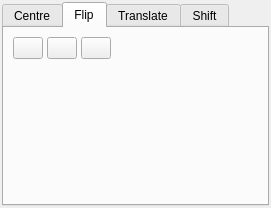
<ui version="4.0" >
 <class>PositionDialog</class>
 <widget class="QDialog" name="PositionDialog" >
  <property name="geometry" >
   <rect>
    <x>0</x>
    <y>0</y>
    <width>251</width>
    <height>208</height>
   </rect>
  </property>
  <property name="sizePolicy" >
   <sizepolicy>
    <hsizetype>1</hsizetype>
    <vsizetype>1</vsizetype>
    <horstretch>0</horstretch>
    <verstretch>0</verstretch>
   </sizepolicy>
  </property>
  <property name="windowTitle" >
   <string>Position Atoms</string>
  </property>
  <layout class="QHBoxLayout" >
   <property name="margin" >
    <number>2</number>
   </property>
   <property name="spacing" >
    <number>4</number>
   </property>
   <item>
    <widget class="QTabWidget" name="tabWidget" >
     <property name="currentIndex" >
      <number>1</number>
     </property>
     <widget class="QWidget" name="CentreTab" >
      <attribute name="title" >
       <string>Centre</string>
      </attribute>
      <layout class="QHBoxLayout" >
       <property name="margin" >
        <number>9</number>
       </property>
       <property name="spacing" >
        <number>6</number>
       </property>
       <item>
        <layout class="QGridLayout" >
         <property name="margin" >
          <number>0</number>
         </property>
         <property name="spacing" >
          <number>6</number>
         </property>
         <item row="0" column="1" >
          <widget class="QDoubleSpinBox" name="CentreXSpin" >
           <property name="sizePolicy" >
            <sizepolicy>
             <hsizetype>7</hsizetype>
             <vsizetype>0</vsizetype>
             <horstretch>0</horstretch>
             <verstretch>0</verstretch>
            </sizepolicy>
           </property>
           <property name="decimals" >
            <number>6</number>
           </property>
          </widget>
         </item>
         <item row="1" column="1" >
          <widget class="QDoubleSpinBox" name="CentreYSpin" >
           <property name="sizePolicy" >
            <sizepolicy>
             <hsizetype>7</hsizetype>
             <vsizetype>0</vsizetype>
             <horstretch>0</horstretch>
             <verstretch>0</verstretch>
            </sizepolicy>
           </property>
           <property name="decimals" >
            <number>6</number>
           </property>
          </widget>
         </item>
         <item row="0" column="0" >
          <widget class="QLabel" name="label_42" >
           <property name="sizePolicy" >
            <sizepolicy>
             <hsizetype>1</hsizetype>
             <vsizetype>5</vsizetype>
             <horstretch>0</horstretch>
             <verstretch>0</verstretch>
            </sizepolicy>
           </property>
           <property name="text" >
            <string>X</string>
           </property>
          </widget>
         </item>
         <item row="2" column="1" >
          <widget class="QDoubleSpinBox" name="CentreZSpin" >
           <property name="sizePolicy" >
            <sizepolicy>
             <hsizetype>7</hsizetype>
             <vsizetype>0</vsizetype>
             <horstretch>0</horstretch>
             <verstretch>0</verstretch>
            </sizepolicy>
           </property>
           <property name="decimals" >
            <number>6</number>
           </property>
          </widget>
         </item>
         <item row="1" column="0" >
          <widget class="QLabel" name="label_40" >
           <property name="sizePolicy" >
            <sizepolicy>
             <hsizetype>1</hsizetype>
             <vsizetype>5</vsizetype>
             <horstretch>0</horstretch>
             <verstretch>0</verstretch>
            </sizepolicy>
           </property>
           <property name="text" >
            <string>Y</string>
           </property>
          </widget>
         </item>
         <item row="2" column="0" >
          <widget class="QLabel" name="label_41" >
           <property name="sizePolicy" >
            <sizepolicy>
             <hsizetype>1</hsizetype>
             <vsizetype>5</vsizetype>
             <horstretch>0</horstretch>
             <verstretch>0</verstretch>
            </sizepolicy>
           </property>
           <property name="text" >
            <string>Z</string>
           </property>
          </widget>
         </item>
        </layout>
       </item>
       <item>
        <layout class="QVBoxLayout" >
         <property name="margin" >
          <number>0</number>
         </property>
         <property name="spacing" >
          <number>6</number>
         </property>
         <item>
          <layout class="QHBoxLayout" >
           <property name="margin" >
            <number>0</number>
           </property>
           <property name="spacing" >
            <number>6</number>
           </property>
           <item>
            <widget class="QPushButton" name="DefineCentreButton" >
             <property name="maximumSize" >
              <size>
               <width>30</width>
               <height>30</height>
              </size>
             </property>
             <property name="toolTip" >
              <string>Define centre from current selection</string>
             </property>
             <property name="text" >
              <string/>
             </property>
             <property name="icon" >
              <iconset resource="icons.qrc" >:/basic/icons/basic_define.svg</iconset>
             </property>
            </widget>
           </item>
           <item>
            <spacer>
             <property name="orientation" >
              <enum>Qt::Horizontal</enum>
             </property>
             <property name="sizeHint" >
              <size>
               <width>40</width>
               <height>20</height>
              </size>
             </property>
            </spacer>
           </item>
          </layout>
         </item>
         <item>
          <spacer>
           <property name="orientation" >
            <enum>Qt::Vertical</enum>
           </property>
           <property name="sizeHint" >
            <size>
             <width>20</width>
             <height>31</height>
            </size>
           </property>
          </spacer>
         </item>
         <item>
          <widget class="QPushButton" name="CentreSelectionButton" >
           <property name="toolTip" >
            <string>Centre current selection at specified coordinates</string>
           </property>
           <property name="text" >
            <string>Centre</string>
           </property>
          </widget>
         </item>
        </layout>
       </item>
      </layout>
     </widget>
     <widget class="QWidget" name="FlipTab" >
      <attribute name="title" >
       <string>Flip</string>
      </attribute>
      <layout class="QVBoxLayout" >
       <property name="margin" >
        <number>9</number>
       </property>
       <property name="spacing" >
        <number>6</number>
       </property>
       <item>
        <layout class="QHBoxLayout" >
         <property name="margin" >
          <number>0</number>
         </property>
         <property name="spacing" >
          <number>4</number>
         </property>
         <item>
          <widget class="QPushButton" name="FlipXButton" >
           <property name="enabled" >
            <bool>true</bool>
           </property>
           <property name="sizePolicy" >
            <sizepolicy>
             <hsizetype>0</hsizetype>
             <vsizetype>0</vsizetype>
             <horstretch>0</horstretch>
             <verstretch>0</verstretch>
            </sizepolicy>
           </property>
           <property name="maximumSize" >
            <size>
             <width>30</width>
             <height>30</height>
            </size>
           </property>
           <property name="toolTip" >
            <string>Flip current selection about X axis</string>
           </property>
           <property name="text" >
            <string/>
           </property>
           <property name="icon" >
            <iconset resource="icons.qrc" >:/transform/icons/transform_flipx.svg</iconset>
           </property>
           <property name="checkable" >
            <bool>false</bool>
           </property>
          </widget>
         </item>
         <item>
          <widget class="QPushButton" name="FlipYButton" >
           <property name="enabled" >
            <bool>true</bool>
           </property>
           <property name="sizePolicy" >
            <sizepolicy>
             <hsizetype>0</hsizetype>
             <vsizetype>0</vsizetype>
             <horstretch>0</horstretch>
             <verstretch>0</verstretch>
            </sizepolicy>
           </property>
           <property name="maximumSize" >
            <size>
             <width>30</width>
             <height>30</height>
            </size>
           </property>
           <property name="toolTip" >
            <string>Flip current selection about Y axis</string>
           </property>
           <property name="text" >
            <string/>
           </property>
           <property name="icon" >
            <iconset resource="icons.qrc" >:/transform/icons/transform_flipy.svg</iconset>
           </property>
           <property name="checkable" >
            <bool>false</bool>
           </property>
          </widget>
         </item>
         <item>
          <widget class="QPushButton" name="FlipZButton" >
           <property name="enabled" >
            <bool>true</bool>
           </property>
           <property name="sizePolicy" >
            <sizepolicy>
             <hsizetype>0</hsizetype>
             <vsizetype>0</vsizetype>
             <horstretch>0</horstretch>
             <verstretch>0</verstretch>
            </sizepolicy>
           </property>
           <property name="maximumSize" >
            <size>
             <width>30</width>
             <height>30</height>
            </size>
           </property>
           <property name="toolTip" >
            <string>Flip current selection about Z axis</string>
           </property>
           <property name="text" >
            <string/>
           </property>
           <property name="icon" >
            <iconset resource="icons.qrc" >:/transform/icons/transform_flipz.svg</iconset>
           </property>
           <property name="checkable" >
            <bool>false</bool>
           </property>
          </widget>
         </item>
         <item>
          <spacer>
           <property name="orientation" >
            <enum>Qt::Horizontal</enum>
           </property>
           <property name="sizeHint" >
            <size>
             <width>40</width>
             <height>20</height>
            </size>
           </property>
          </spacer>
         </item>
        </layout>
       </item>
       <item>
        <spacer>
         <property name="orientation" >
          <enum>Qt::Vertical</enum>
         </property>
         <property name="sizeHint" >
          <size>
           <width>20</width>
           <height>40</height>
          </size>
         </property>
        </spacer>
       </item>
      </layout>
     </widget>
     <widget class="QWidget" name="TranslateTab" >
      <attribute name="title" >
       <string>Translate</string>
      </attribute>
      <layout class="QVBoxLayout" >
       <property name="margin" >
        <number>9</number>
       </property>
       <property name="spacing" >
        <number>6</number>
       </property>
       <item>
        <layout class="QHBoxLayout" >
         <property name="margin" >
          <number>0</number>
         </property>
         <property name="spacing" >
          <number>4</number>
         </property>
         <item>
          <widget class="QGroupBox" name="TranslateFrameGroup" >
           <property name="sizePolicy" >
            <sizepolicy>
             <hsizetype>7</hsizetype>
             <vsizetype>1</vsizetype>
             <horstretch>0</horstretch>
             <verstretch>0</verstretch>
            </sizepolicy>
           </property>
           <property name="toolTip" >
            <string>Select frame of reference for translation</string>
           </property>
           <property name="title" >
            <string>Frame</string>
           </property>
           <layout class="QVBoxLayout" >
            <property name="margin" >
             <number>0</number>
            </property>
            <property name="spacing" >
             <number>4</number>
            </property>
            <item>
             <widget class="QRadioButton" name="TranslateModelFrameRadio" >
              <property name="sizePolicy" >
               <sizepolicy>
                <hsizetype>0</hsizetype>
                <vsizetype>0</vsizetype>
                <horstretch>0</horstretch>
                <verstretch>0</verstretch>
               </sizepolicy>
              </property>
              <property name="toolTip" >
               <string>Use Cartesian frame for translation</string>
              </property>
              <property name="text" >
               <string>Model</string>
              </property>
              <property name="checked" >
               <bool>true</bool>
              </property>
             </widget>
            </item>
            <item>
             <widget class="QRadioButton" name="TranslateWorldFrameRadio" >
              <property name="sizePolicy" >
               <sizepolicy>
                <hsizetype>0</hsizetype>
                <vsizetype>0</vsizetype>
                <horstretch>0</horstretch>
                <verstretch>0</verstretch>
               </sizepolicy>
              </property>
              <property name="toolTip" >
               <string>Use view frame for translation</string>
              </property>
              <property name="text" >
               <string>World</string>
              </property>
             </widget>
            </item>
            <item>
             <widget class="QRadioButton" name="TranslateCellFrameRadio" >
              <property name="sizePolicy" >
               <sizepolicy>
                <hsizetype>0</hsizetype>
                <vsizetype>0</vsizetype>
                <horstretch>0</horstretch>
                <verstretch>0</verstretch>
               </sizepolicy>
              </property>
              <property name="toolTip" >
               <string>Use cell frame for translation</string>
              </property>
              <property name="text" >
               <string>Cell</string>
              </property>
             </widget>
            </item>
           </layout>
          </widget>
         </item>
         <item>
          <layout class="QVBoxLayout" >
           <property name="margin" >
            <number>0</number>
           </property>
           <property name="spacing" >
            <number>4</number>
           </property>
           <item>
            <layout class="QHBoxLayout" >
             <property name="margin" >
              <number>0</number>
             </property>
             <property name="spacing" >
              <number>4</number>
             </property>
             <item>
              <spacer>
               <property name="orientation" >
                <enum>Qt::Horizontal</enum>
               </property>
               <property name="sizeType" >
                <enum>QSizePolicy::Expanding</enum>
               </property>
               <property name="sizeHint" >
                <size>
                 <width>8</width>
                 <height>20</height>
                </size>
               </property>
              </spacer>
             </item>
             <item>
              <widget class="QPushButton" name="TranslatePosYButton" >
               <property name="maximumSize" >
                <size>
                 <width>30</width>
                 <height>30</height>
                </size>
               </property>
               <property name="toolTip" >
                <string>Translate along positive Y axis</string>
               </property>
               <property name="text" >
                <string/>
               </property>
               <property name="icon" >
                <iconset resource="icons.qrc" >:/arrows/icons/arrow_up.svg</iconset>
               </property>
              </widget>
             </item>
             <item>
              <spacer>
               <property name="orientation" >
                <enum>Qt::Horizontal</enum>
               </property>
               <property name="sizeType" >
                <enum>QSizePolicy::Expanding</enum>
               </property>
               <property name="sizeHint" >
                <size>
                 <width>21</width>
                 <height>20</height>
                </size>
               </property>
              </spacer>
             </item>
            </layout>
           </item>
           <item>
            <layout class="QHBoxLayout" >
             <property name="margin" >
              <number>0</number>
             </property>
             <property name="spacing" >
              <number>4</number>
             </property>
             <item>
              <widget class="QPushButton" name="TranslateNegXButton" >
               <property name="maximumSize" >
                <size>
                 <width>30</width>
                 <height>30</height>
                </size>
               </property>
               <property name="toolTip" >
                <string>Translate along negative X axis</string>
               </property>
               <property name="text" >
                <string/>
               </property>
               <property name="icon" >
                <iconset resource="icons.qrc" >:/arrows/icons/arrow_left.svg</iconset>
               </property>
              </widget>
             </item>
             <item>
              <spacer>
               <property name="orientation" >
                <enum>Qt::Horizontal</enum>
               </property>
               <property name="sizeHint" >
                <size>
                 <width>40</width>
                 <height>20</height>
                </size>
               </property>
              </spacer>
             </item>
             <item>
              <widget class="QPushButton" name="TranslatePosXButton" >
               <property name="maximumSize" >
                <size>
                 <width>30</width>
                 <height>30</height>
                </size>
               </property>
               <property name="toolTip" >
                <string>Translate along positive X axis</string>
               </property>
               <property name="text" >
                <string/>
               </property>
               <property name="icon" >
                <iconset resource="icons.qrc" >:/arrows/icons/arrow_right.svg</iconset>
               </property>
              </widget>
             </item>
            </layout>
           </item>
           <item>
            <layout class="QHBoxLayout" >
             <property name="margin" >
              <number>0</number>
             </property>
             <property name="spacing" >
              <number>4</number>
             </property>
             <item>
              <widget class="QPushButton" name="TranslateNegZButton" >
               <property name="maximumSize" >
                <size>
                 <width>30</width>
                 <height>30</height>
                </size>
               </property>
               <property name="toolTip" >
                <string>Translate along negative Z axis</string>
               </property>
               <property name="text" >
                <string/>
               </property>
               <property name="icon" >
                <iconset resource="icons.qrc" >:/arrows/icons/arrow_out.svg</iconset>
               </property>
              </widget>
             </item>
             <item>
              <spacer>
               <property name="orientation" >
                <enum>Qt::Horizontal</enum>
               </property>
               <property name="sizeHint" >
                <size>
                 <width>40</width>
                 <height>20</height>
                </size>
               </property>
              </spacer>
             </item>
             <item>
              <widget class="QPushButton" name="TranslateNegYButton" >
               <property name="maximumSize" >
                <size>
                 <width>30</width>
                 <height>30</height>
                </size>
               </property>
               <property name="toolTip" >
                <string>Translate along negative Y axis</string>
               </property>
               <property name="text" >
                <string/>
               </property>
               <property name="icon" >
                <iconset resource="icons.qrc" >:/arrows/icons/arrow_down.svg</iconset>
               </property>
              </widget>
             </item>
             <item>
              <spacer>
               <property name="orientation" >
                <enum>Qt::Horizontal</enum>
               </property>
               <property name="sizeHint" >
                <size>
                 <width>40</width>
                 <height>20</height>
                </size>
               </property>
              </spacer>
             </item>
             <item>
              <widget class="QPushButton" name="TranslatePosZButton" >
               <property name="maximumSize" >
                <size>
                 <width>30</width>
                 <height>30</height>
                </size>
               </property>
               <property name="toolTip" >
                <string>Translate along positive Z axis</string>
               </property>
               <property name="text" >
                <string/>
               </property>
               <property name="icon" >
                <iconset resource="icons.qrc" >:/arrows/icons/arrow_in.svg</iconset>
               </property>
              </widget>
             </item>
            </layout>
           </item>
          </layout>
         </item>
        </layout>
       </item>
       <item>
        <layout class="QHBoxLayout" >
         <property name="margin" >
          <number>0</number>
         </property>
         <property name="spacing" >
          <number>4</number>
         </property>
         <item>
          <widget class="QLabel" name="label_52" >
           <property name="sizePolicy" >
            <sizepolicy>
             <hsizetype>1</hsizetype>
             <vsizetype>5</vsizetype>
             <horstretch>0</horstretch>
             <verstretch>0</verstretch>
            </sizepolicy>
           </property>
           <property name="text" >
            <string>Shift</string>
           </property>
           <property name="buddy" >
            <cstring>TranslateShiftSpin</cstring>
           </property>
          </widget>
         </item>
         <item>
          <widget class="QDoubleSpinBox" name="TranslateShiftSpin" >
           <property name="sizePolicy" >
            <sizepolicy>
             <hsizetype>7</hsizetype>
             <vsizetype>0</vsizetype>
             <horstretch>0</horstretch>
             <verstretch>0</verstretch>
            </sizepolicy>
           </property>
           <property name="decimals" >
            <number>5</number>
           </property>
           <property name="value" >
            <double>1.000000000000000</double>
           </property>
          </widget>
         </item>
        </layout>
       </item>
      </layout>
     </widget>
     <widget class="QWidget" name="ShiftTab" >
      <attribute name="title" >
       <string>Shift</string>
      </attribute>
      <layout class="QHBoxLayout" >
       <property name="margin" >
        <number>9</number>
       </property>
       <property name="spacing" >
        <number>6</number>
       </property>
       <item>
        <layout class="QGridLayout" >
         <property name="margin" >
          <number>0</number>
         </property>
         <property name="spacing" >
          <number>4</number>
         </property>
         <item row="0" column="1" >
          <widget class="QDoubleSpinBox" name="VectorShiftXSpin" >
           <property name="sizePolicy" >
            <sizepolicy>
             <hsizetype>7</hsizetype>
             <vsizetype>0</vsizetype>
             <horstretch>100</horstretch>
             <verstretch>0</verstretch>
            </sizepolicy>
           </property>
           <property name="decimals" >
            <number>6</number>
           </property>
          </widget>
         </item>
         <item row="0" column="0" >
          <widget class="QLabel" name="label_55" >
           <property name="sizePolicy" >
            <sizepolicy>
             <hsizetype>1</hsizetype>
             <vsizetype>5</vsizetype>
             <horstretch>0</horstretch>
             <verstretch>0</verstretch>
            </sizepolicy>
           </property>
           <property name="text" >
            <string>X</string>
           </property>
          </widget>
         </item>
         <item row="1" column="1" >
          <widget class="QDoubleSpinBox" name="VectorShiftYSpin" >
           <property name="sizePolicy" >
            <sizepolicy>
             <hsizetype>7</hsizetype>
             <vsizetype>0</vsizetype>
             <horstretch>100</horstretch>
             <verstretch>0</verstretch>
            </sizepolicy>
           </property>
           <property name="sizeIncrement" >
            <size>
             <width>12</width>
             <height>0</height>
            </size>
           </property>
           <property name="decimals" >
            <number>6</number>
           </property>
          </widget>
         </item>
         <item row="1" column="0" >
          <widget class="QLabel" name="label_56" >
           <property name="sizePolicy" >
            <sizepolicy>
             <hsizetype>1</hsizetype>
             <vsizetype>5</vsizetype>
             <horstretch>0</horstretch>
             <verstretch>0</verstretch>
            </sizepolicy>
           </property>
           <property name="text" >
            <string>Y</string>
           </property>
          </widget>
         </item>
         <item row="2" column="0" >
          <widget class="QLabel" name="label_57" >
           <property name="sizePolicy" >
            <sizepolicy>
             <hsizetype>1</hsizetype>
             <vsizetype>5</vsizetype>
             <horstretch>0</horstretch>
             <verstretch>0</verstretch>
            </sizepolicy>
           </property>
           <property name="text" >
            <string>Z</string>
           </property>
          </widget>
         </item>
         <item row="2" column="1" >
          <widget class="QDoubleSpinBox" name="VectorShiftZSpin" >
           <property name="sizePolicy" >
            <sizepolicy>
             <hsizetype>7</hsizetype>
             <vsizetype>0</vsizetype>
             <horstretch>100</horstretch>
             <verstretch>0</verstretch>
            </sizepolicy>
           </property>
           <property name="decimals" >
            <number>6</number>
           </property>
          </widget>
         </item>
        </layout>
       </item>
       <item>
        <layout class="QVBoxLayout" >
         <property name="margin" >
          <number>0</number>
         </property>
         <property name="spacing" >
          <number>2</number>
         </property>
         <item>
          <layout class="QHBoxLayout" >
           <property name="margin" >
            <number>0</number>
           </property>
           <property name="spacing" >
            <number>4</number>
           </property>
           <item>
            <widget class="QPushButton" name="DefineVectorButton" >
             <property name="minimumSize" >
              <size>
               <width>30</width>
               <height>30</height>
              </size>
             </property>
             <property name="maximumSize" >
              <size>
               <width>30</width>
               <height>30</height>
              </size>
             </property>
             <property name="toolTip" >
              <string>Define vector from two selected atoms</string>
             </property>
             <property name="text" >
              <string/>
             </property>
             <property name="icon" >
              <iconset resource="icons.qrc" >:/basic/icons/basic_define.svg</iconset>
             </property>
            </widget>
           </item>
           <item>
            <spacer>
             <property name="orientation" >
              <enum>Qt::Horizontal</enum>
             </property>
             <property name="sizeType" >
              <enum>QSizePolicy::MinimumExpanding</enum>
             </property>
             <property name="sizeHint" >
              <size>
               <width>30</width>
               <height>20</height>
              </size>
             </property>
            </spacer>
           </item>
          </layout>
         </item>
         <item>
          <layout class="QHBoxLayout" >
           <property name="margin" >
            <number>0</number>
           </property>
           <property name="spacing" >
            <number>4</number>
           </property>
           <item>
            <widget class="QLabel" name="label_58" >
             <property name="sizePolicy" >
              <sizepolicy>
               <hsizetype>1</hsizetype>
               <vsizetype>5</vsizetype>
               <horstretch>0</horstretch>
               <verstretch>0</verstretch>
              </sizepolicy>
             </property>
             <property name="text" >
              <string>Delta</string>
             </property>
            </widget>
           </item>
           <item>
            <widget class="QDoubleSpinBox" name="VectorDeltaSpin" >
             <property name="sizePolicy" >
              <sizepolicy>
               <hsizetype>7</hsizetype>
               <vsizetype>0</vsizetype>
               <horstretch>100</horstretch>
               <verstretch>0</verstretch>
              </sizepolicy>
             </property>
             <property name="decimals" >
              <number>6</number>
             </property>
             <property name="maximum" >
              <double>100000.000000000000000</double>
             </property>
             <property name="minimum" >
              <double>0.000000000000000</double>
             </property>
             <property name="singleStep" >
              <double>0.100000000000000</double>
             </property>
            </widget>
           </item>
          </layout>
         </item>
         <item>
          <layout class="QHBoxLayout" >
           <property name="margin" >
            <number>0</number>
           </property>
           <property name="spacing" >
            <number>4</number>
           </property>
           <item>
            <widget class="QPushButton" name="VectorShiftPositiveButton" >
             <property name="sizePolicy" >
              <sizepolicy>
               <hsizetype>7</hsizetype>
               <vsizetype>0</vsizetype>
               <horstretch>0</horstretch>
               <verstretch>0</verstretch>
              </sizepolicy>
             </property>
             <property name="minimumSize" >
              <size>
               <width>30</width>
               <height>30</height>
              </size>
             </property>
             <property name="maximumSize" >
              <size>
               <width>30</width>
               <height>30</height>
              </size>
             </property>
             <property name="toolTip" >
              <string>Shift selection forwards along vector</string>
             </property>
             <property name="text" >
              <string/>
             </property>
             <property name="icon" >
              <iconset resource="icons.qrc" >:/basic/icons/basic_plus.svg</iconset>
             </property>
             <property name="iconSize" >
              <size>
               <width>24</width>
               <height>20</height>
              </size>
             </property>
            </widget>
           </item>
           <item>
            <widget class="QPushButton" name="VectorShiftNegativeButton" >
             <property name="sizePolicy" >
              <sizepolicy>
               <hsizetype>7</hsizetype>
               <vsizetype>0</vsizetype>
               <horstretch>1</horstretch>
               <verstretch>0</verstretch>
              </sizepolicy>
             </property>
             <property name="minimumSize" >
              <size>
               <width>30</width>
               <height>30</height>
              </size>
             </property>
             <property name="maximumSize" >
              <size>
               <width>30</width>
               <height>30</height>
              </size>
             </property>
             <property name="toolTip" >
              <string>Shift selection backwards along vector</string>
             </property>
             <property name="text" >
              <string/>
             </property>
             <property name="icon" >
              <iconset resource="icons.qrc" >:/basic/icons/basic_minus.svg</iconset>
             </property>
             <property name="iconSize" >
              <size>
               <width>24</width>
               <height>20</height>
              </size>
             </property>
            </widget>
           </item>
          </layout>
         </item>
        </layout>
       </item>
      </layout>
     </widget>
    </widget>
   </item>
  </layout>
 </widget>
 <resources/>
 <connections/>
</ui>
